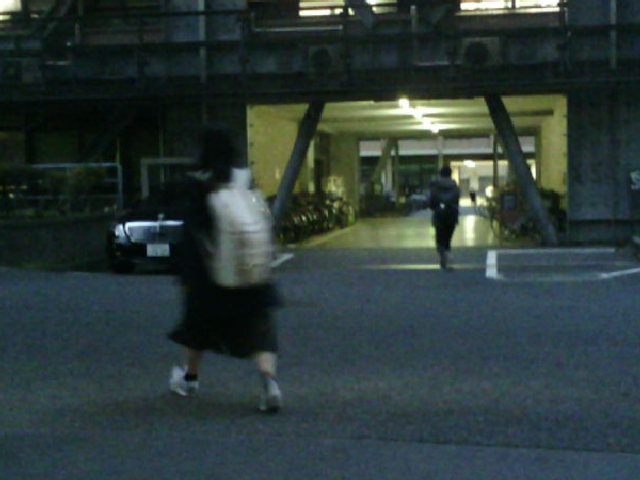
#> input picture vis_gt.png, 640 x 480 px, found by its file name
$ python eval_vis_rain.py
#> lines starting #> are read from the running program, lines starting #| are printed output that depends on the picture
### Visible/vis_rain.py
import numpy as np
import cv2
import os

# ================= 1. 全局配置区域 =================

LEVEL_KEYS = ["clean", "slight", "moderate", "severe", "extreme"]
LEVEL_PROBS = [0.17, 0.22, 0.33, 0.28, 0.0]

# 统一参数字典
# 统一参数字典 (雨天参数 - Extreme 已调小)
DEGRADATION_LEVELS = {
    "clean": {
        "rain_value": 0, "rain_length": 0, "rain_alpha": 1.0, "rain_width": 0
    },
    "slight": {
        "rain_value": 30, "rain_length": 10, "rain_alpha": 0.9, "rain_width": 0.5
    },
    "moderate": {
        "rain_value": 100, "rain_length": 25, "rain_alpha": 0.8, "rain_width": 1
    },
    "severe": {
        "rain_value": 150, "rain_length": 45, "rain_alpha": 0.7, "rain_width": 1.5
    },
    "extreme": {
        # value: 从 250 降到 200 (密度降低)
        # length: 从 60 降到 50 (雨丝变短)
        # alpha: 从 0.55 提至 0.6 (原图更清晰，遮挡减少)
        # width: 保持 2 (比 severe 略粗，体现暴雨感)
        "rain_value": 200, "rain_length": 50, "rain_alpha": 0.6, "rain_width": 2
    }
}


# ================= 2. 辅助功能函数 =================

def _get_rain_noise(img, value):
    """生成初始的随机噪点图"""
    noise = np.random.uniform(0, 256, img.shape[0:2])
    v = value * 0.01
    noise[np.where(noise < (256 - v))] = 0

    k = np.array([[0, 0.1, 0],
                  [0.1, 8, 0.1],
                  [0, 0.1, 0]])
    noise = cv2.filter2D(noise, -1, k)
    return noise


def _apply_rain_blur(noise, length, angle, w):
    """将噪点拉伸成雨滴"""
    if length <= 0:
        return noise

    # 生成旋转矩阵
    trans = cv2.getRotationMatrix2D((length / 2, length / 2), angle - 45, 1 - length / 100.0)

    # 生成对角矩阵
    dig = np.diag(np.ones(length))

    # 旋转模糊核
    k = cv2.warpAffine(dig, trans, (length, length))

    # 【关键修复】处理雨滴粗细 w
    # 1. 强制转为 int (处理 0.5 这种情况)
    w = int(w)
    # 2. 确保宽度至少为 1 (防止 int(0.5) -> 0 导致错误)
    if w < 1:
        w = 1

    # 3. 确保是奇数 (GaussianBlur 要求核大小为奇数)
    w_kernel = w if w % 2 == 1 else w + 1

    # 对核进行高斯模糊 (注意：这里传入的一定是整数了)
    k = cv2.GaussianBlur(k, (w_kernel, w_kernel), 0)

    # 滤波
    blurred = cv2.filter2D(noise, -1, k)

    cv2.normalize(blurred, blurred, 0, 255, cv2.NORM_MINMAX)
    return np.array(blurred, dtype=np.uint8)


# ================= 3. 主调用函数 =================

def add_rain(img, level=None):
    """
    添加雨天效果 (Rain).
    """

    # --- A. 确定等级 ---
    if level is None:
        selected_level = "moderate"
    elif level == "random":
        selected_level = np.random.choice(LEVEL_KEYS, p=LEVEL_PROBS)
    else:
        if level not in DEGRADATION_LEVELS:
            raise ValueError(f"未知的退化等级: {level}")
        selected_level = level

    # --- B. 获取参数 ---
    params = DEGRADATION_LEVELS[selected_level]
    value = params["rain_value"]
    length = params["rain_length"]
    alpha = params["rain_alpha"]
    width = params["rain_width"]

    # Clean 或 无雨滴 时直接返回
    if value <= 0:
        return img

    # --- C. 随机角度生成 ---
    angle = np.random.randint(-45, -14)

    # --- D. 生成雨滴层 ---
    noise = _get_rain_noise(img, value)
    rain_layer = _apply_rain_blur(noise, length, angle, width)

    # 假设输入 img 是 BGR (H, W, 3)
    if img.ndim == 3:
        rain_layer = np.expand_dims(rain_layer, 2)
        rain_layer = np.repeat(rain_layer, 3, 2)

    # --- E. 图像融合 ---
    result = cv2.addWeighted(img, alpha, rain_layer, 1 - alpha, 0)

    return result

### eval_scripts/eval_vis_rain.py
import cv2
import os
import numpy as np
from Visible.vis_rain import add_rain,DEGRADATION_LEVELS


img_path = r'E:\Recurrence\IVIF-Degradation-Simulator\vis_gt.png'

img = cv2.imread(img_path)  # 默认按照bgr的形式读取到其内容；
#> img is the input picture: shape (480, 640, 3); mean B, G, R 57.2, 58.8, 45
for level in DEGRADATION_LEVELS:
    adjusted_img = add_rain(img, level)
    save_path = os.path.join(r'E:\Recurrence\IVIF-Degradation-Simulator\results\vis_rain', f'vis_rain_{level}.png')
    if not os.path.exists(os.path.dirname(save_path)):
        os.makedirs(os.path.dirname(save_path))
    print(cv2.imwrite(save_path, adjusted_img))
    print(f"Saved adjusted image at level {level} to {save_path}")
#> this loop made 5 passes
#| True
#| True
#| True
#| True
#| True
#> pass 2, in add_rain (call 2), `noise = _get_rain_noise(img, value)`:
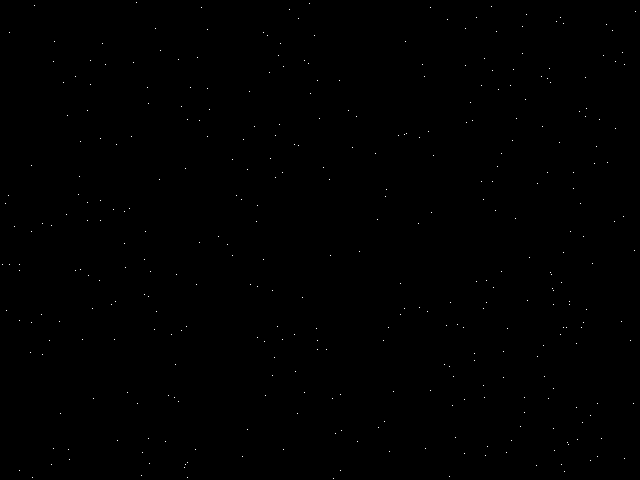
#> noise: shape (480, 640) float64; min 0, max 2048, mean 2.5; drawn with min black and max white
#> pass 2, in _apply_rain_blur, `blurred = cv2.filter2D(noise, -1, k)`:
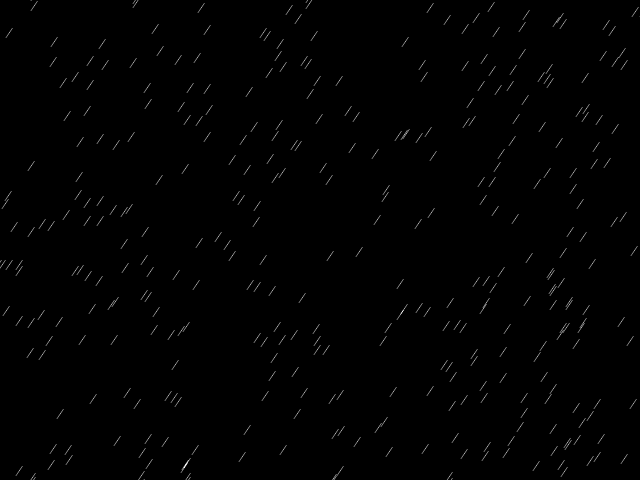
#> blurred: shape (480, 640) float64; min -4.55e-13, max 3119.9, mean 19.5; drawn with min black and max white
